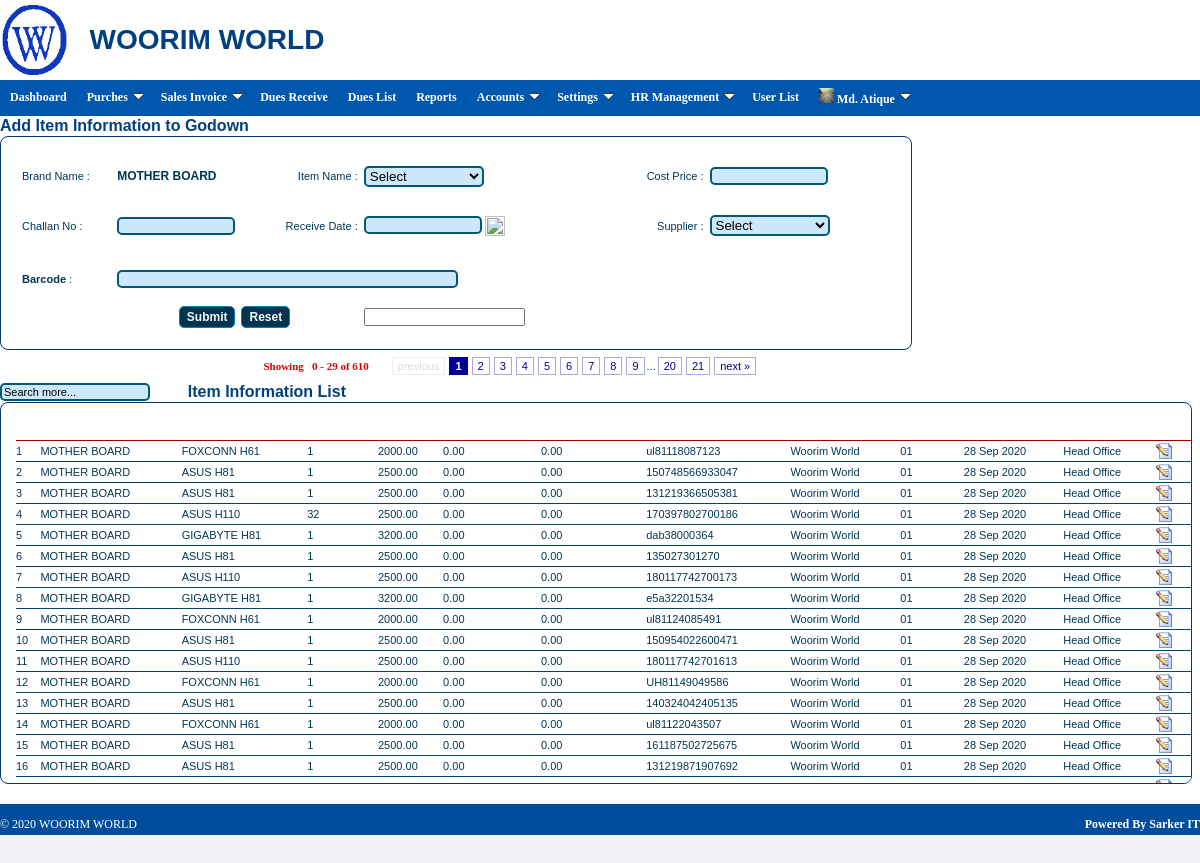
The app's page /?app=godown_entry&main_item_category_id=1&brand=MOTHER BOARD (signed in) with its own data.
### tables this page shows
CREATE TABLE IF NOT EXISTS `ware_house` (
  `ware_house_id` int(11) NOT NULL auto_increment,
  `sub_item_category_id` int(11) NOT NULL,
  `item_size` varchar(50) default NULL,
  `description` varchar(300) default NULL,
  `item_name` varchar(100) NOT NULL,
  `cost_price` decimal(18,2) NOT NULL,
  `cost_exp` decimal(10,2) default '0.00',
  `sales_price` decimal(18,2) NOT NULL,
  `whole_sales_price` decimal(18,2) NOT NULL,
  `supplier_id` int(11) NOT NULL,
  `main_item_category_id` int(11) NOT NULL,
  `item_code` varchar(20) default NULL,
  `quantity` int(11) NOT NULL,
  `challan_no` varchar(20) NOT NULL,
  `receive_date` date NOT NULL,
  `branch_id` int(11) NOT NULL,
  `createdby` varchar(50) NOT NULL,
  `createddate` date NOT NULL,
  PRIMARY KEY  (`ware_house_id`),
  UNIQUE KEY `item_size` (`item_size`)
);

CREATE TABLE IF NOT EXISTS `inv_item_category_main` (
  `main_item_category_id` int(11) NOT NULL auto_increment,
  `main_item_category_name` varchar(50) NOT NULL,
  `createdby` varchar(50) NOT NULL,
  `createddate` date NOT NULL,
  PRIMARY KEY  (`main_item_category_id`)
);

CREATE TABLE IF NOT EXISTS `inv_item_category_sub` (
  `sub_item_category_id` int(11) NOT NULL auto_increment,
  `sub_item_category_name` varchar(50) NOT NULL,
  `main_item_category_id` int(11) NOT NULL,
  `createdby` varchar(50) NOT NULL,
  `createddate` date NOT NULL,
  PRIMARY KEY  (`sub_item_category_id`),
  UNIQUE KEY `sub_item_category_name` (`sub_item_category_name`)
);

CREATE TABLE IF NOT EXISTS `inv_supplier_info` (
  `supplier_id` int(11) NOT NULL auto_increment,
  `company_name` varchar(100) NOT NULL,
  `contact_person` varchar(50) default NULL,
  `address` varchar(500) default NULL,
  `mobile` varchar(15) default NULL,
  `email` varchar(50) default NULL,
  `acc_no` varchar(20) default NULL,
  `branch_id` int(11) NOT NULL,
  `customer_id` int(11) default NULL,
  `created_by` varchar(50) NOT NULL,
  `cdate` timestamp NOT NULL default CURRENT_TIMESTAMP,
  PRIMARY KEY  (`supplier_id`)
);

CREATE TABLE IF NOT EXISTS `branch` (
  `branch_id` int(11) NOT NULL auto_increment,
  `branch_name` varchar(100) NOT NULL,
  `stat` varchar(50) NOT NULL,
  PRIMARY KEY  (`branch_id`)
);

### libs/common/common.lib.php (called while the page is built, shortened)
<?php
   function getFromSession($key = null)
   {
      if (isset($_SESSION[$key]))
          return $_SESSION[$key];
      else
          return null;
   }
   function getRequest($request)
   {
      if(isset($_REQUEST[$request]))
      {
         return $_REQUEST[$request];
      }
      else
      {
         return FALSE;
      }
   }
?>

### index.php (called while the page is built, shortened)
<?php
$currentApp = getRequest('app');
include_once("apps/$currentApp.php");
?>

### classes/common/User.class.php (called while the page is built, shortened)
<?php
class User
{
   function isAuthenticated()
   {
      $uid = getFromSession('userid');
      return !empty($uid) ? true : false;
   }
}
?>

### libs/common/general.lib.php (called while the page is built, shortened)
<?php
	function dateInputFormatDMY($val)
	{
		if($val)
		{
			$yy = substr($val,0,4);
			$mm = substr($val,5,2);
			$dd = substr($val,8,2);
			return $dd.'-'.$mm.'-'.$yy;
		}
	}
	function _date($val){
			$yy = substr($val,0,4);
			$mm = substr($val,5,2);
			$dd = substr($val,8,2);
			return date('d M Y',mktime(0,0,0,$mm,$dd,$yy));
	}
?>

### classes/godown_entry.class-back.php (the view, shortened to what this page needs)
<?php
class godown_entry
{
   function run()
  {
     $cmd = getRequest('cmd');
      switch ($cmd)
      {
         default                      		: $cmd == 'list'; $this->getList();	       						break;
      }
 }
function getList(){
$main_item_category_id 	= getRequest('main_item_category_id');
	$adjacents = 3;
	 $query = "SELECT COUNT(*) as num FROM ".WARE_HOUSE_TBL." where main_item_category_id=$main_item_category_id";
	$total_pages = mysql_fetch_array(mysql_query($query));
	 $total_pages = $total_pages[num];
	$limit = 30;
	$page = $_GET['page'];
	if($page)
		$start = ($page - 1) * $limit;
	else
		$start = 0;
	if ($page == 0) $page = 1;
	$prev = $page - 1;
	$next = $page + 1;
	$lastpage = ceil($total_pages/$limit);
	$lpm1 = $lastpage - 1;
	$pagination = "";
	if($lastpage > 1)
	{
		$pagination .= "<div class=\"pagination\">";
		if ($page > 1)
			$pagination.= "<a href=\"?app=godown_entry&main_item_category_id=$main_item_category_id&page=$prev\">&laquo; previous</a>";
		else
			$pagination.= "<span class=\"disabled\">previous</span>";
		if ($lastpage < 7 + ($adjacents * 2))
		{
			for ($counter = 1; $counter <= $lastpage; $counter++)
			{
				if ($counter == $page)
					$pagination.= "<span class=\"current\">$counter</span>";
				else
					$pagination.= "<a href=\"?app=godown_entry&main_item_category_id=$main_item_category_id&page=$counter\">$counter</a>";
			}
		}
		elseif($lastpage > 5 + ($adjacents * 2))
		{
			if($page < 1 + ($adjacents * 2))
			{
				for ($counter = 1; $counter < 4 + ($adjacents * 2); $counter++)
				{
					if ($counter == $page)
						$pagination.= "<span class=\"current\">$counter</span>";
					else
						$pagination.= "<a href=\"?app=godown_entry&main_item_category_id=$main_item_category_id&page=$counter\">$counter</a>";
				}
				$pagination.= "...";
				$pagination.= "<a href=\"?app=godown_entry&main_item_category_id=$main_item_category_id&page=$lpm1\">$lpm1</a>";
				$pagination.= "<a href=\"?app=godown_entry&main_item_category_id=$main_item_category_id&page=$lastpage\">$lastpage</a>";
			}
		}
		if ($page < $counter - 1){
			$pagination.= "<a href=\"?app=godown_entry&main_item_category_id=$main_item_category_id&page=$next\">next &raquo;</a>";
		}else{
			$pagination.= "<span class=\"disabled\">next</span>";
		 $pagination.= "</div>\n";
		 }
	}
$main_item_category_id=getRequest('main_item_category_id');
 $ItemInfo = $this->ItemInfoFetch($start, $limit);
$catList=$this->SelectItmCategory($main_item_category_id);
$SuplierList=$this->SelectSupplier();
  }
function ItemInfoFetch($start = null, $limit = null){
$searchq 	= getRequest('searchq');
$page 	= getRequest('page');
$main_item_category_id 	= getRequest('main_item_category_id');
if(!$page && !$searchq){
	 $sql="SELECT
	ware_house_id,
	i.sub_item_category_id,
	sub_item_category_name,
	item_size,
	description,
	i.main_item_category_id,
	main_item_category_name,
	cost_price,
	sales_price,
	whole_sales_price,
	i.supplier_id,
	company_name,
	quantity,
	challan_no,
	receive_date,
	i.createdby,
	i.createddate,
	i.branch_id,
	branch_name
FROM
	".WARE_HOUSE_TBL." i inner join ".INV_CATEGORY_SUB_TBL." c on c.sub_item_category_id=i.sub_item_category_id
	inner join inv_item_category_main m on m.main_item_category_id=c.main_item_category_id
	inner join ".INV_SUPPLIER_INFO_TBL." s on s.supplier_id=i.supplier_id
	inner join branch b on b.branch_id=i.branch_id
	 where m.main_item_category_id=$main_item_category_id
	order by receive_date desc LIMIT 0, 29";
		}
		$res= mysql_query($sql);
	      $type = '<table width="1200" cellspacing=0 class="tableGrid" >
	            <tr>
				<th>SL</th>
	             <th nowrap=nowrap align=left>Brand Name</th>
	             <th nowrap=nowrap align=left>Item Name</th>
	             <th nowrap=nowrap align=left>Quantity</th>
<!--				 <th nowrap=nowrap align=left>Category</th>
-->				 <th nowrap=nowrap align=left>Cost</th>
				 <th nowrap=nowrap align=left>Sales(retail)</th>
				 <th nowrap=nowrap align=left>Sales(whole)</th>
				 <th nowrap=nowrap align=left>IMEI</th>
				 <th nowrap=nowrap align=left>Supplier</th>
				 <th nowrap=nowrap align=left>Challan</th>
				 <th nowrap=nowrap align=left>Received</th>
<!--				 <th nowrap=nowrap align=left>Description</th>
-->				 <th nowrap=nowrap align=left>Branch</th>
<!--				 <th nowrap=nowrap align=left>Date</th>
-->			<th></th>
				<th></th>
	       </tr>';
		$rowcolor=0;$i=1;
		while($row = mysql_fetch_array($res)){
		 if($rowcolor==0){
				$style = "oddClassStyle";$rowcolor=1;
			 }else{
				$style = "evenClassStyle";$rowcolor=0;
			 }
			$type .='<tr  class="oddClassStyle" onMouseOver="this.className=\'highlight\'"
			onMouseOut="this.className=\''.$style.'\'" >
			<td nowrap=nowrap>'.$i.'&nbsp;</td>
			<td nowrap=nowrap>'.$row['main_item_category_name'].'&nbsp;</td>
			<td nowrap=nowrap>'.$row['sub_item_category_name'].'&nbsp;</td>
			<td nowrap=nowrap>'.$row['quantity'].'&nbsp;</td>
<!--			<td nowrap=nowrap>'.$row['sub_item_category_name'].'&nbsp;</td>
-->			<td nowrap=nowrap>'.$row['cost_price'].'&nbsp;</td>
			<td nowrap=nowrap>'.$row['sales_price'].'&nbsp;</td>
			<td nowrap=nowrap>'.$row['whole_sales_price'].'&nbsp;</td>
			<td nowrap=nowrap>'.$row['item_size'].'&nbsp;</td>
			<td>'.$row['company_name'].'&nbsp;</td>
			<td nowrap=nowrap>'.$row['challan_no'].'&nbsp;</td>
			<td nowrap=nowrap>'._date($row['receive_date']).'&nbsp;</td>
<!--			<td nowrap=nowrap>'.$row['description'].'&nbsp;</td>
-->			<td nowrap=nowrap>'.$row['branch_name'].'&nbsp;</td>
<!--			<td>'._date($row['createddate']).'&nbsp;</td>
-->			<td width="30"><a onClick="javascript:ajaxCall4EditItem(\''.$row['ware_house_id'].'\',\''.
					 									  $row['sub_item_category_id'].'\',\''.
					 									  $row['main_item_category_id'].'\',\''.
					 									  $row['quantity'].'\',\''.
					 									  $row['cost_price'].'\',\''.
					 									  $row['cost_exp'].'\',\''.
					 									  $row['sales_price'].'\',\''.
					 									  $row['whole_sales_price'].'\',\''.
					 									  $row['supplier_id'].'\',\''.
					 									  $row['challan_no'].'\',\''.
					 									  dateInputFormatDMY($row['receive_date']).'\',\''.
														  $row['item_size'].'\',\''.
						                                  $row['branch_id'].'\');" title="Edit">
			<img src="images/common/edit.gif" style="border:none"></a></td>
			<td width="30" align="right"><a href="javascript:ajaxCall4DeleteItem(\''.$row['ware_house_id'].'\');" onclick="return confirmDelete();" title="Delete">
			<img src="images/common/delete.gif" style="border:none"></a></td>
			</tr>';
			$i++;
		}
		$type .= '</table>';
		return $type;
}
function SelectItmCategory($main_item_category_id){
		$sql="SELECT sub_item_category_id, sub_item_category_name FROM ".INV_CATEGORY_SUB_TBL." where main_item_category_id=$main_item_category_id ORDER BY sub_item_category_id";
	    $result = mysql_query($sql);
		$country_select = "<select name='sub_item_category_id' size='1' id='sub_item_category_id' class=\"textBox\" style='width:120px;'>";
		$country_select .= "<option value=''>Select</option>";
		while($row = mysql_fetch_array($result)) {
			if($row['sub_item_category_id'] == $cate){
					   $country_select .= "<option value='".$row['sub_item_category_id']."' selected='selected'>".$row['sub_item_category_name'].
					   "</option>";
					   }else{
			     $country_select .= "<option value='".$row['sub_item_category_id']."'>".$row['sub_item_category_name']."</option>";
				 }
		   }
		$country_select .= "</select>";
		return $country_select;
  }
function SelectSupplier($sup = null){
		$sql="SELECT supplier_id, company_name FROM ".INV_SUPPLIER_INFO_TBL." ORDER BY supplier_id";
	    $result = mysql_query($sql);
		$country_select = "<select name='supplier_id' size='1' id='supplier_id' class=\"textBox\" style='width:120px;'>";
		$country_select .= "<option value=''>Select</option>";
		while($row = mysql_fetch_array($result)) {
			if($row['supplier_id'] == $sup){
					   $country_select .= "<option value='".$row['supplier_id']."' selected='selected'>".$row['company_name'].
					   "</option>";
					   }else{
			     $country_select .= "<option value='".$row['supplier_id']."'>".$row['company_name']."</option>";
				 }
		   }
		$country_select .= "</select>";
		return $country_select;
  }
}
?>

### apps/godown_entry.php (shortened to what this page needs)
<?php
   $thisApp  = new godown_entry();
	$thisApp->userid = getFromSession('userid');
  	$thisUser = new User();
	if($thisUser->isAuthenticated()){
      $thisApp->run();
	}else{
      $thisUser->goABSHome();
	}
?>

### contents/css/headermenu/HeaderMenu.css (style rules this page uses)
body,td,tr { margin: 0; padding: 0; font-family: Tahoma, Arial, Helvetica, sans-serif; font-size: 11px; }

### contents/css/common/common.css (style rules this page uses)
a { cursor:pointer; }
body { margin-left: 0px; margin-top: 0px; margin-right: 0px; margin-bottom: 0px; font-size:11px; line-height:20px; font-family: Verdana, Arial, Helvetica, sans-serif; color:#013752; background-color: #F1F2F7; }
body, td, p, input { font-size: 11px; font-family: Verdana, Arial, Helvetica, sans-serif; }
ul { list-style: circle; line-height:1.5 }
.textBox { color: #000000; -moz-border-radius: 5px; -webkit-border-radius: 5px; border:2px solid #035874 ; background-color:#CDE8FC; }
.layoutBox { border: solid 1px #02386F; padding:15px; -moz-border-radius: 8px; -webkit-border-radius: 8px; }
label { font-size:12px; font-weight:bold; }
.btnClass { border:1px solid #0681BB; background-color: #013450; color: #F8F8F8; -moz-border-radius:5px; -webkit-border-radius:5px; padding:3px 7px 3px 7px; font-weight:bold; font-size:12px; cursor:pointer; }
.btnPress, input { color: #053D7A; }
th { background-color:#999999; color:#ffffff; margin:1px; }
.oddClassStyle { background-color:#ffffff; border-bottom:1px solid #cccccc;cursor:pointer; }
a { text-decoration:none;color:#000066; }
img { text-decoration:none; border:none; }
.tableGrid th { padding:5; border-bottom:1px solid #990000; background:url(../../../images/common/icons/body_bckg.jpg); }
.tableGrid td { padding:5; border-bottom:1px solid #034467; }

### contents/css/common/footer.css (style rules this page uses)
.footerStyle { background-color:#004E9B; width:100%; height:1.8em; padding-top:.4em; color:#FFFFFF; font-size:12px; font-family:Verdana; }
.footerStyle a { text-decoration:none; color:#FFFFFF; font-size:12px; font-family:Verdana; font-weight: bold; }

### records on screen
ware_house: main_item_category.main_item_category_name "MOTHER BOARD", sub_item_category.sub_item_category_name "FOXCONN H61", quantity "1", cost_price "2000.00", sales_price "0.00", whole_sales_price "0.00", item_size "ul81118087123", supplier.company_name "Woorim World", challan_no "01", receive_date "28 Sep 2020", branch.branch_name "Head Office"
ware_house: main_item_category.main_item_category_name "MOTHER BOARD", sub_item_category.sub_item_category_name "ASUS H81", quantity "1", cost_price "2500.00", sales_price "0.00", whole_sales_price "0.00", item_size "150748566933047", supplier.company_name "Woorim World", challan_no "01", receive_date "28 Sep 2020", branch.branch_name "Head Office"
ware_house: main_item_category.main_item_category_name "MOTHER BOARD", sub_item_category.sub_item_category_name "ASUS H81", quantity "1", cost_price "2500.00", sales_price "0.00", whole_sales_price "0.00", item_size "131219366505381", supplier.company_name "Woorim World", challan_no "01", receive_date "28 Sep 2020", branch.branch_name "Head Office"
ware_house: main_item_category.main_item_category_name "MOTHER BOARD", sub_item_category.sub_item_category_name "ASUS H110", quantity "32", cost_price "2500.00", sales_price "0.00", whole_sales_price "0.00", item_size "170397802700186", supplier.company_name "Woorim World", challan_no "01", receive_date "28 Sep 2020", branch.branch_name "Head Office"
ware_house: main_item_category.main_item_category_name "MOTHER BOARD", sub_item_category.sub_item_category_name "GIGABYTE H81", quantity "1", cost_price "3200.00", sales_price "0.00", whole_sales_price "0.00", item_size "dab38000364", supplier.company_name "Woorim World", challan_no "01", receive_date "28 Sep 2020", branch.branch_name "Head Office"
ware_house: main_item_category.main_item_category_name "MOTHER BOARD", sub_item_category.sub_item_category_name "ASUS H81", quantity "1", cost_price "2500.00", sales_price "0.00", whole_sales_price "0.00", item_size "135027301270", supplier.company_name "Woorim World", challan_no "01", receive_date "28 Sep 2020", branch.branch_name "Head Office"
ware_house: main_item_category.main_item_category_name "MOTHER BOARD", sub_item_category.sub_item_category_name "ASUS H110", quantity "1", cost_price "2500.00", sales_price "0.00", whole_sales_price "0.00", item_size "180117742700173", supplier.company_name "Woorim World", challan_no "01", receive_date "28 Sep 2020", branch.branch_name "Head Office"
ware_house: main_item_category.main_item_category_name "MOTHER BOARD", sub_item_category.sub_item_category_name "GIGABYTE H81", quantity "1", cost_price "3200.00", sales_price "0.00", whole_sales_price "0.00", item_size "e5a32201534", supplier.company_name "Woorim World", challan_no "01", receive_date "28 Sep 2020", branch.branch_name "Head Office"
ware_house: main_item_category.main_item_category_name "MOTHER BOARD", sub_item_category.sub_item_category_name "FOXCONN H61", quantity "1", cost_price "2000.00", sales_price "0.00", whole_sales_price "0.00", item_size "ul81124085491", supplier.company_name "Woorim World", challan_no "01", receive_date "28 Sep 2020", branch.branch_name "Head Office"
ware_house: main_item_category.main_item_category_name "MOTHER BOARD", sub_item_category.sub_item_category_name "ASUS H81", quantity "1", cost_price "2500.00", sales_price "0.00", whole_sales_price "0.00", item_size "150954022600471", supplier.company_name "Woorim World", challan_no "01", receive_date "28 Sep 2020", branch.branch_name "Head Office"
ware_house: main_item_category.main_item_category_name "MOTHER BOARD", sub_item_category.sub_item_category_name "ASUS H110", quantity "1", cost_price "2500.00", sales_price "0.00", whole_sales_price "0.00", item_size "180117742701613", supplier.company_name "Woorim World", challan_no "01", receive_date "28 Sep 2020", branch.branch_name "Head Office"
ware_house: main_item_category.main_item_category_name "MOTHER BOARD", sub_item_category.sub_item_category_name "FOXCONN H61", quantity "1", cost_price "2000.00", sales_price "0.00", whole_sales_price "0.00", item_size "UH81149049586", supplier.company_name "Woorim World", challan_no "01", receive_date "28 Sep 2020", branch.branch_name "Head Office"
ware_house: main_item_category.main_item_category_name "MOTHER BOARD", sub_item_category.sub_item_category_name "ASUS H81", quantity "1", cost_price "2500.00", sales_price "0.00", whole_sales_price "0.00", item_size "140324042405135", supplier.company_name "Woorim World", challan_no "01", receive_date "28 Sep 2020", branch.branch_name "Head Office"
ware_house: main_item_category.main_item_category_name "MOTHER BOARD", sub_item_category.sub_item_category_name "FOXCONN H61", quantity "1", cost_price "2000.00", sales_price "0.00", whole_sales_price "0.00", item_size "ul81122043507", supplier.company_name "Woorim World", challan_no "01", receive_date "28 Sep 2020", branch.branch_name "Head Office"
ware_house: main_item_category.main_item_category_name "MOTHER BOARD", sub_item_category.sub_item_category_name "ASUS H81", quantity "1", cost_price "2500.00", sales_price "0.00", whole_sales_price "0.00", item_size "161187502725675", supplier.company_name "Woorim World", challan_no "01", receive_date "28 Sep 2020", branch.branch_name "Head Office"
ware_house: main_item_category.main_item_category_name "MOTHER BOARD", sub_item_category.sub_item_category_name "ASUS H81", quantity "1", cost_price "2500.00", sales_price "0.00", whole_sales_price "0.00", item_size "131219871907692", supplier.company_name "Woorim World", challan_no "01", receive_date "28 Sep 2020", branch.branch_name "Head Office"

### other values on screen
$lpm1 "20"
$lastpage "21"
